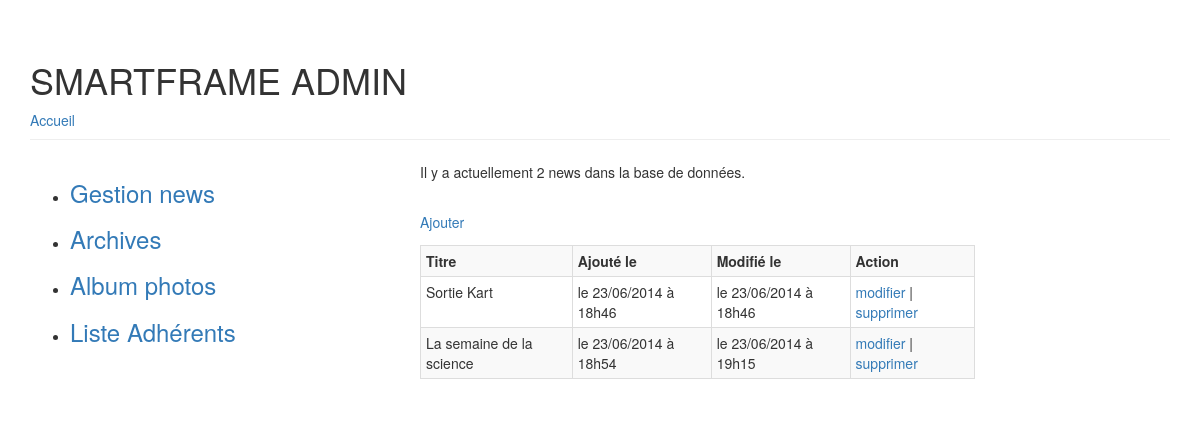
/admin/gestion_news.php (signed in), run on an earlier commit of the app's database.
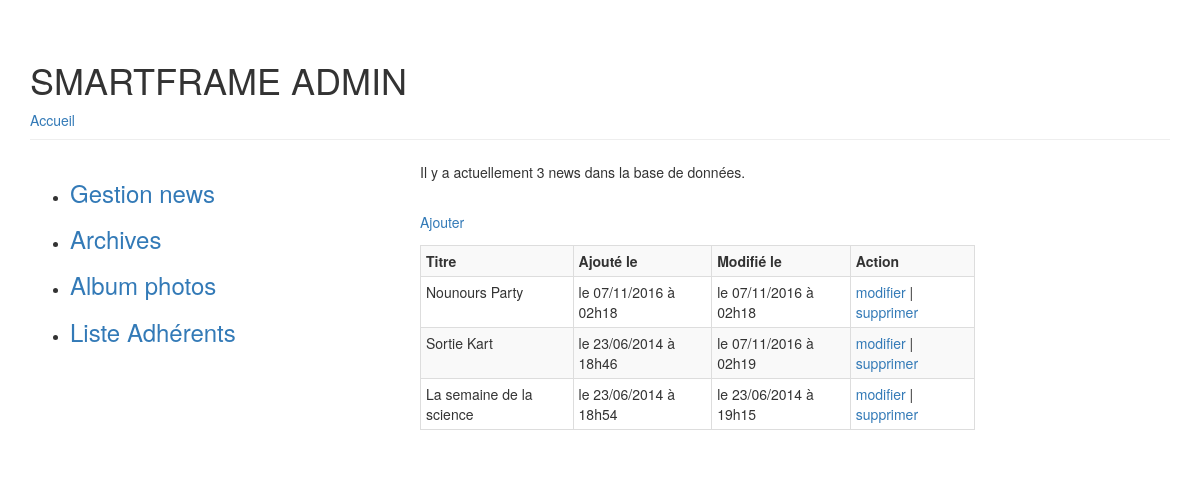
And on a later commit of the database.
### tables this page shows
CREATE TABLE `billets` (
  `id` int(11) NOT NULL,
  `titre` varchar(255) NOT NULL,
  `contenu` text NOT NULL,
  `date_ajout` datetime NOT NULL,
  `date_modif` datetime NOT NULL
);

### lib/ManagerBillets.class.php (called while the page is built, shortened)
<?php
class ManagerBillets
{
	protected $bdd;
	public function __construct($bdd)
	{
		$this->bdd = $bdd;
	}
	public function count()
	{
		$req = $this->bdd->query("SELECT COUNT(*) FROM billets");
		return $req->fetchColumn();
	}
	public function getList()
	{
		$billets = array();
		$req = $this->bdd->query("SELECT id,titre,contenu,DATE_FORMAT(date_ajout,'le %d/%m/%Y à %Hh%i') AS date_ajout, DATE_FORMAT(date_modif,'le %d/%m/%Y à %Hh%i') AS date_modif
									FROM billets ORDER BY date_ajout");
		while($donnees = $req->fetch())
		{
			$billets[] = new Billet($donnees);
		}
		return $billets;
	}
}

### lib/Billet.class.php (called while the page is built, shortened)
<?php
class Billet
{
	protected $id;
	protected $titre;
	protected $date_ajout;
	protected $date_modif;
	public function hydrate(array $donnees)
	{
		foreach($donnees as $key => $value)
		{
			$method = "set".ucfirst($key);
		}
	}
	public function id(){ return $this->id ;}
	public function titre(){ return $this->titre ;}
	public function date_ajout(){ return $this->date_ajout ;}
	public function date_modif(){ return $this->date_modif ;}
	public function setId($id)
	{
		$id = (int) $id;
		$this->id = $id;
	}
	public function setTitre($titre)
	{
		if(is_string($titre))
		{
			$this->titre = $titre;
		}
	}
	public function setDate_ajout($date_ajout)
	{
		if (is_string($date_ajout) && preg_match("#le [0-9]{2}/[0-9]{2}/[0-9]{4} à [0-9]{2}h[0-9]{2}#", $date_ajout))
		{
			$this->date_ajout = $date_ajout;
		}
	}
	public function setDate_modif($date_modif)
	{
		if (is_string($date_modif) && preg_match("#le [0-9]{2}/[0-9]{2}/[0-9]{4} à [0-9]{2}h[0-9]{2}#", $date_modif))
		{
			$this->date_modif = $date_modif;
		}
	}
}

### admin/gestion_news.php (the view, shortened to what the changed rows need)
<?php
try
{
	$bdd = new PDO('mysql:host=localhost;dbname=smartfulframework','root','',array(PDO::MYSQL_ATTR_INIT_COMMAND => 'SET NAMES \'UTF8\''));
}
catch(Exception $e)
{
	die("Erreur : ".$e->getMessage());
}
$manager = new ManagerBillets($bdd);
?>
<!DOCTYPE html>
<html>
    <head>
			<link rel="stylesheet" href="https://maxcdn.bootstrapcdn.com/bootstrap/3.3.7/css/bootstrap.min.css"/>
			<link rel="stylesheet" href="../css/style.css"type="text/css" />
    </head>
    <body>
		<div class="container">
				<header class="page-header">
					<h1>SMARTFRAME ADMIN</h1>
				</header>
				<div class="row">
				<?php
				if(isset($_SESSION['id_admin']))
				{
				?>
					<div class="col-md-6">
						<?php
						if(isset($message))
						{
						?>
							<p>
								<?php echo $message; ?>
							</p>
							<a href="gestion_news.php">Retour à la page de gestion des news</a>
						<?php
						}
						else
						{
						?>
							<p>
								Il y a actuellement <?php echo $manager->count(); ?> news dans la base de données. <br/><br/>
								<a href="?ajouter=0">Ajouter</a>
							</p>
							<?php
							if(isset($_GET['ajouter']) || isset($_GET['modifier']))
							{
							?>
								<p>
									<form method="post" action="gestion_news.php" class="well">
										<div class="form-group">
											<label for="titre">Titre : </label>
											<input type="text" name="titre" id="titre" class="form-control" <?php if(isset($_GET['modifier'])) echo "value = \"".htmlspecialchars($billet->titre())."\""; ?>/>
										</div>
										<div class="form-group">
											<label for="contenu">Contenu :</label>
											<textarea rows="15" cols="70" name="contenu" id="contenu" class="form-control">
												<?php if(isset($_GET['modifier'])) echo htmlspecialchars($billet->contenu()); ?>
											</textarea>
										</div>
										<?php
										if(isset($_GET['modifier']))
										{
										?>
											<input type="hidden" name="id" value="<?php echo $_GET['modifier'];?>"  />
											<input type="submit" value="Valider" name="modifier" class="btn btn-warning"/>
										<?php
										}
										if(isset($_GET['ajouter']))
										{
										?>
											<input type="submit" value="Valider" name="ajouter" class="btn btn-primary"/>
										<?php
										}
										?>
									</form>
								</p>
							<?php
							}
							else
							{
								$billets = $manager->getList();
							?>
								<p>
									<table class="table table-bordered table-striped table-condensed">
										<tr>
											<th>Titre</th>
											<th>Ajouté le</th>
											<th>Modifié le</th>
											<th>Action</th>
										</tr>
										<?php
										if(isset($billets))
										{
											foreach($billets as $ticket)
											{
											?>
												<tr>
													<td><?php echo $ticket->titre();  ?></td>
													<td><?php echo $ticket->date_ajout();  ?></td>
													<td><?php echo $ticket->date_modif(); ?></td>
													<td><a href="?modifier=<?php echo $ticket->id(); ?>">modifier</a> | <a id="click_secure" href="?supprimer=<?php echo $ticket->id(); ?>">supprimer</a></td>
												</tr>
											<?php
											}
										}
										?>
									</table>
								</p>
							<?php
							}
						}
						?>
					</div>
				<?php
				}
				else
				{
					echo "Il y a eu un problème lors de votre connexion à l'espace administrateur ! <br/>
						Veuillez revenir dans l'espace utilisateur : <a href=\"../index.php\">Acceuil</a>";
				}
				?>
				</div>
		</div>
	</body>
</html>

What changed in the data, as far as the page shows it:
added billets: titre "Nounours Party", date_ajout "le 07/11/2016 à 02h18", date_modif "le 07/11/2016 à 02h18"
changed billets "Sortie Kart": date_modif "le 23/06/2014 à 18h46" → "le 07/11/2016 à 02h19"
Also different on the page:
$manager->count(): "2" → "3"
